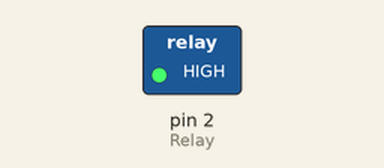
Simulated run of this sketch. Board: Arduino Uno, built with avr-gcc and run on an emulated ATmega328P. On the bench: switched loads named in the sketch (green lamp = pin HIGH).

Above: at 2.5 s.
At 7.5 s:
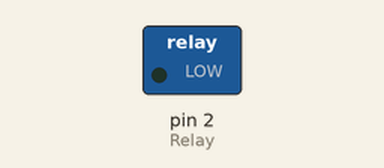
Timing chart, 0 to 13.0 s (numbered marks = the images above):
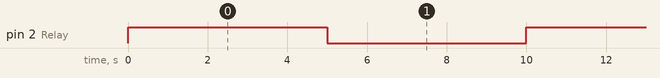

The sketch:

RELAY.ino
```cpp
int Relay=2;
void setup(){
Serial.begin(9600);
pinMode(Relay, OUTPUT);
}
void loop(){
digitalWrite(Relay, HIGH);
delay(5000);
digitalWrite(Relay, LOW);
delay(5000);
}
```

Measured:
- by itself, pin 2 (Relay): alternates HIGH for 5.0 s and LOW for 5.0 s
